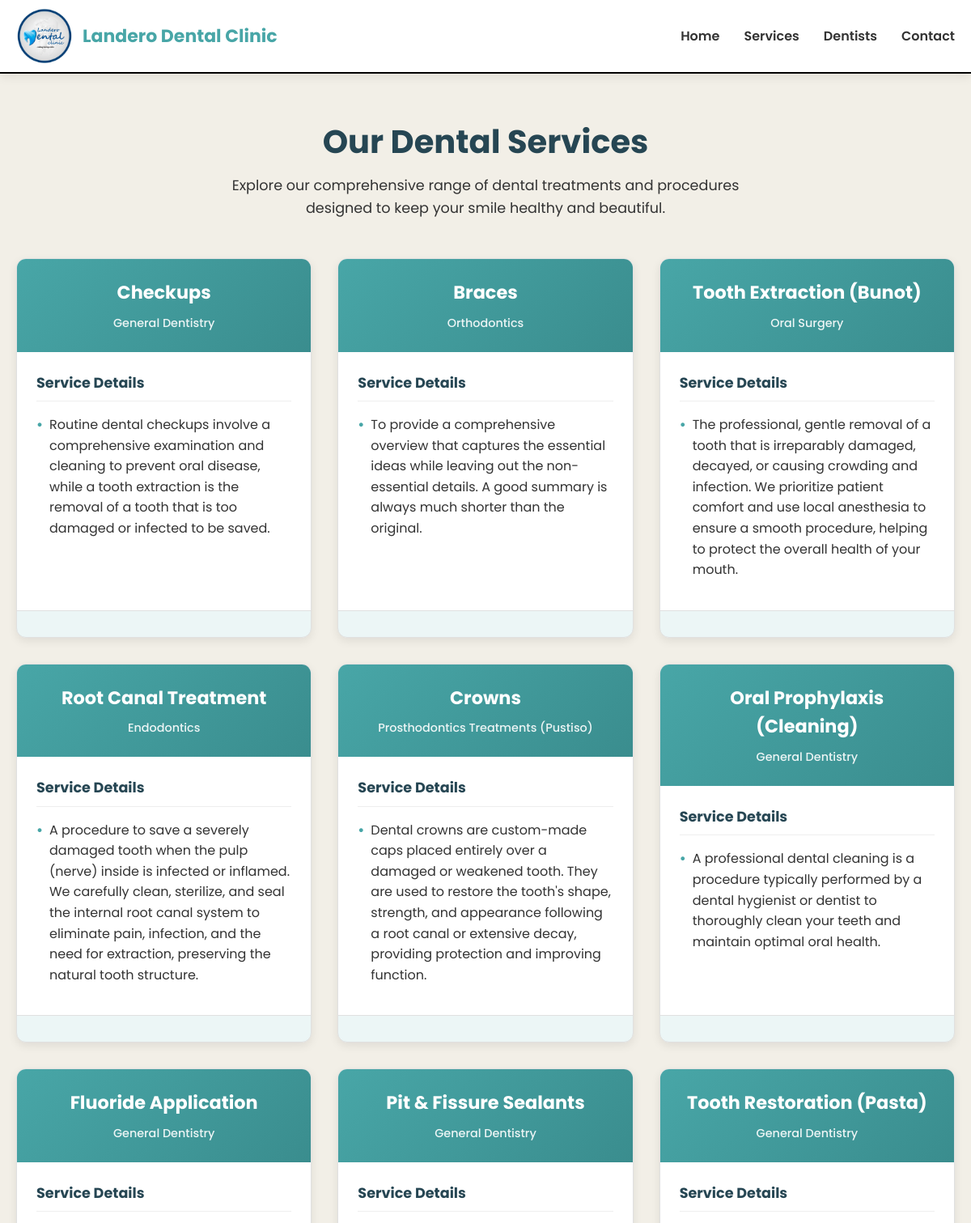
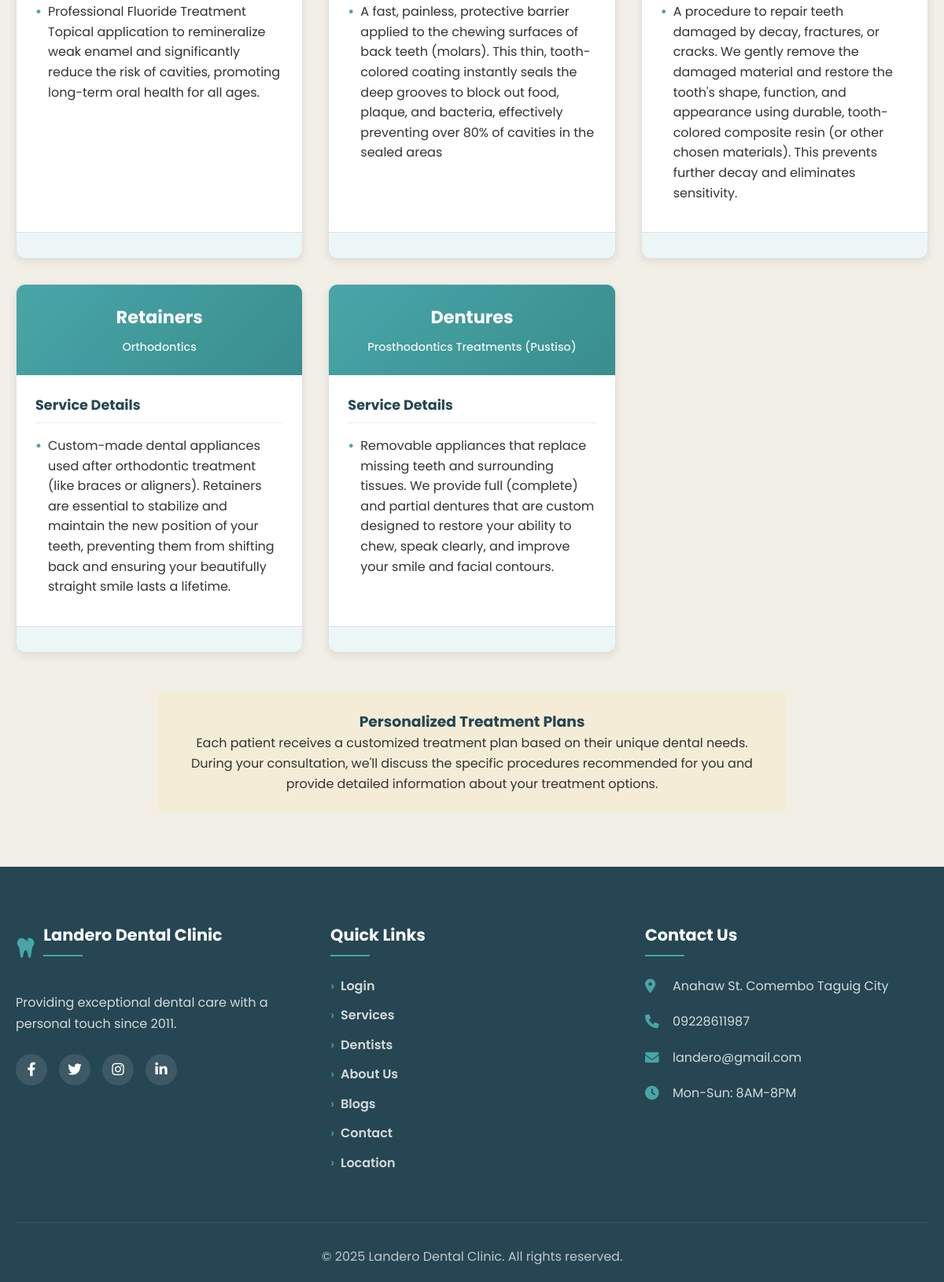
The page /view_services.php on the database its author committed (2 pictures, top to bottom).
### tables this page shows
CREATE TABLE `services` (
  `service_id` varchar(10) NOT NULL,
  `service_category` varchar(50) NOT NULL,
  `sub_service` varchar(50) NOT NULL,
  `description` text NOT NULL,
  `price` decimal(10,2) NOT NULL,
  `created_at` timestamp NOT NULL DEFAULT current_timestamp()
);

### view_services.php (the view, shortened to what this page needs)
<?php
include_once('./login/config.php');
include_once('header.php');
$sql = "SELECT service_id, service_category, sub_service, description FROM services";
$result = mysqli_query($con, $sql);
?>
<!DOCTYPE html>
<html lang="en">
<head>
    <link rel="stylesheet" href="https://cdnjs.cloudflare.com/ajax/libs/font-awesome/6.0.0/css/all.min.css">
</head>
<body>
    <div class="container">
        <div class="page-header">
            <h1>Our Dental Services</h1>
            <p>Explore our comprehensive range of dental treatments and procedures designed to keep your smile healthy and beautiful.</p>
        </div>
        <div class="services-grid">
            <?php
            if (mysqli_num_rows($result) > 0) {
                while ($row = mysqli_fetch_assoc($result)) {
                    echo '<div class="service-card">';
                    echo '<div class="service-header">';
                    echo '<h3>' . htmlspecialchars($row["sub_service"]) . '</h3>';
                    echo '<div class="service-category">' . htmlspecialchars($row["service_category"]) . '</div>';
                    echo '</div>';
                    echo '<div class="service-description">';
                    echo '<div class="description-title">Service Details</div>';
                    echo '<div class="description-content">';
                    $description = trim($row["description"]);
                    if (strpos($description, "\n") !== false || strpos($description, "•") !== false) {
                        $lines = preg_split('/\n|\•/', $description);
                        foreach ($lines as $line) {
                            $line = trim($line);
                            if (!empty($line)) {
                                echo '<div class="description-item">' . htmlspecialchars($line) . '</div>';
                            }
                        }
                    } else {
                        echo '<div class="description-item">' . htmlspecialchars($description) . '</div>';
                    }
                    echo '</div>';
                    echo '</div>';
                    echo '<div class="service-footer">';
                    echo '</div>';
                    echo '</div>';
                }
            } else {
                echo '<p style="text-align: center; grid-column: 1 / -1; padding: 2rem;">No services available at the moment.</p>';
            }
            ?>
        </div>
        <div class="note">
            <h3>Personalized Treatment Plans</h3>
            <p>Each patient receives a customized treatment plan based on their unique dental needs. During your consultation, we'll discuss the specific procedures recommended for you and provide detailed information about your treatment options.</p>
        </div>
    </div>
<?php include_once('footer.php');?>
</body>
</html>

### header.php (shortened to what this page needs)
<!DOCTYPE html>
<html lang="en">
<head>
    <link rel="stylesheet" href="https://cdnjs.cloudflare.com/ajax/libs/font-awesome/6.0.0/css/all.min.css">
</head>
<body>
    <header>
        <div class="nav-container">
            <nav class="navbar">
                <a href="#" class="logo">
                    <img src="../landerologo.png" alt="Landero Dental Clinic Logo">
                    <span>Landero Dental Clinic</span>
                </a>
                <ul class="nav-links">
                    <li><a href="../index.php">Home</a></li>
                    <li><a href="../index.php#services">Services</a></li>
                    <li><a href="../index.php#dentists">Dentists</a></li>
                    <li><a href="../index.php#contact">Contact</a></li>
                </ul>
            </nav>
        </div>
    </header>
</body>
</html>

### footer.php (shortened to what this page needs)
<!DOCTYPE html>
<html lang="en">
<head>
    <link rel="stylesheet" href="https://cdnjs.cloudflare.com/ajax/libs/font-awesome/6.0.0/css/all.min.css">
</head>
<body>
    <footer>
        <div class="footer-container">
            <div class="footer-grid">
                <div class="footer-col">
                    <div class="footer-logo">
                        <i class="fas fa-tooth"></i>
                        <h3>Landero Dental Clinic</h3>
                    </div>
                    <p>Providing exceptional dental care with a personal touch since 2011.</p>
                    <div class="social-links">
                        <a href="#"><i class="fab fa-facebook-f"></i></a>
                        <a href="#"><i class="fab fa-twitter"></i></a>
                        <a href="#"><i class="fab fa-instagram"></i></a>
                        <a href="#"><i class="fab fa-linkedin-in"></i></a>
                    </div>
                </div>
                <div class="footer-col">
                    <h3>Quick Links</h3>
                    <ul class="footer-links">
                        <li><a href="login/login.php">Login</a></li>
                        <li><a href="../index.php#services">Services</a></li>
                        <li><a href="../index.php#dentists">Dentists</a></li>
                        <li><a href="../about.php">About Us</a></li>
                        <li><a href="../blogs.php">Blogs</a></li>
                        <li><a href="../index.php#contact">Contact</a></li>
                        <li><a href="../location.php">Location</a></li>
                    </ul>
                </div>
                <div class="footer-col">
                    <h3>Contact Us</h3>
                    <ul class="contact-info">
                        <li>
                            <i class="fas fa-map-marker-alt"></i>
                            <span>Anahaw St. Comembo Taguig City</span>
                        </li>
                        <li>
                            <i class="fas fa-phone"></i>
                            <span>09228611987</span>
                        </li>
                        <li>
                            <i class="fas fa-envelope"></i>
                            <span>landero@gmail.com</span>
                        </li>
                        <li>
                            <i class="fas fa-clock"></i>
                            <span>Mon-Sun: 8AM-8PM</span>
                        </li>
                    </ul>
                </div>
            </div>
            <div class="footer-bottom">
                <p>&copy; 2025 Landero Dental Clinic. All rights reserved.</p>
            </div>
        </div>
    </footer>
</body>
</html>

### header.php (style rules this page uses)
:root { --primary-color: #48A6A7; --primary-dark: #3a8586; --secondary-color: #264653; --accent-color: #e9c46a; --light-color: #F2EFE7; --dark-color: #343a40; --text-color: #333; --text-light: #777; --white: #fff; --shadow: 0 4px 12px rgba(0, 0, 0, 0.08); --shadow-lg: 0 10px 30px rgba(0, 0, 0, 0.1); --transition: all 0.3s ease; --border-radius: 8px; }
* { margin: 0; padding: 0; box-sizing: border-box; }
body { font-family: "Poppins", sans-serif; line-height: 1.6; color: var(--text-color); background-color: var(--light-color); }
a { text-decoration: none; color: inherit; font-weight: 600; transition: var(--transition); }
img { max-width: 100%; height: auto; }
.nav-container { width: 100%; max-width: 1200px; margin: 0 auto; padding: 0 20px; }
header { background-color: var(--white); box-shadow: var(--shadow); position: sticky; top: 0; z-index: 1000; border-bottom: 2px solid black; }
.navbar { display: flex; justify-content: space-between; align-items: center; padding: 10px 0; }
.navbar .logo { display: flex; align-items: center; gap: 12px; }
.navbar .logo span { font-size: 22px; font-weight: 700; color: var(--primary-color); }
.logo img { width: 70px; height: auto; transition: var(--transition); }
.nav-links { display: flex; list-style: none; gap: 30px; align-items: center; }
.nav-links li a { font-weight: 600; font-size: 16px; position: relative; padding: 8px 0; }
.nav-links li a:after { content: ''; position: absolute; width: 0; height: 2px; bottom: 0; left: 0; background-color: var(--primary-color); transition: var(--transition); }

### view_services.php (style rules this page uses)
:root { --primary-color: #48A6A7; --secondary-color: #264653; --accent-color:rgb(255, 226, 151); --light-color: #F2EFE7; --dark-color: #343a40; --text-color: #333; --white: #fff; --shadow: 0 4px 8px rgba(0, 0, 0, 0.1); --transition: all 0.3s ease; }
body { font-family: 'Metropolis'; background-color: var(--light-color); margin: 0; padding: 0; }
.container { width: 100%; max-width: 1200px; margin: 0 auto; padding: 20px; }
.page-header { text-align: center; margin: 2rem 0 3rem; }
.page-header h1 { color: var(--secondary-color); font-size: 2.5rem; margin-bottom: 0.5rem; }
.page-header p { color: var(--text-color); font-size: 1.1rem; max-width: 700px; margin: 0 auto; line-height: 1.6; }
.services-grid { display: grid; grid-template-columns: repeat(auto-fill, minmax(320px, 1fr)); gap: 2rem; margin-bottom: 3rem; }
.service-card { background: var(--white); border-radius: 12px; box-shadow: var(--shadow); overflow: hidden; transition: var(--transition); border: 1px solid #e0e0e0; display: flex; flex-direction: column; height: 100%; }
.service-header { background: linear-gradient(135deg, var(--primary-color), #3a8d8e); color: white; padding: 1.5rem; text-align: center; }
.service-header h3 { margin: 0; font-size: 1.4rem; }
.service-category { font-size: 0.9rem; opacity: 0.9; margin-top: 0.5rem; font-weight: 500; }
.service-description { padding: 1.5rem; flex-grow: 1; display: flex; flex-direction: column; }
.description-title { font-weight: bold; color: var(--secondary-color); margin-bottom: 1rem; font-size: 1.1rem; border-bottom: 1px solid #eee; padding-bottom: 0.5rem; }
.description-content { color: var(--text-color); line-height: 1.6; flex-grow: 1; }
.description-item { margin-bottom: 0.8rem; padding-left: 1rem; position: relative; }
.description-item:before { content: "•"; color: var(--primary-color); position: absolute; left: 0; font-weight: bold; }
.service-footer { padding: 1rem 1.5rem; background-color: rgba(72, 166, 167, 0.1); text-align: center; border-top: 1px solid #e0e0e0; }
.note { text-align: center; margin: 3rem auto; padding: 1.5rem; max-width: 800px; color: var(--text-color); border-top: 1px solid #eee; border-bottom: 1px solid #eee; background-color: rgba(255, 226, 151, 0.2); border-radius: 8px; }
.note h3 { color: var(--secondary-color); margin-top: 0; }
@media (min-width: 1200px) { .services-grid { grid-template-columns: repeat(3, 1fr); } }

### rows shown on the page
services: sub_service "Checkups", service_category "General Dentistry", description "Routine dental checkups involve a comprehensive examination and cleaning to prevent oral disease, while a tooth extraction is the removal of a tooth that is too damaged or infected to be saved."
services: sub_service "Braces", service_category "Orthodontics", description "To provide a comprehensive overview that captures the essential ideas while leaving out the non-essential details. A good summary is always much shorter than the original."
services: sub_service "Tooth Extraction (Bunot)", service_category "Oral Surgery", description "The professional, gentle removal of a tooth that is irreparably damaged, decayed, or causing crowding and infection. We prioritize patient comfort and use local anesthesia to ensure a smooth procedure, helping to protect the overall health of your mouth."
services: sub_service "Root Canal Treatment", service_category "Endodontics", description "A procedure to save a severely damaged tooth when the pulp (nerve) inside is infected or inflamed. We carefully clean, sterilize, and seal the internal root canal system to eliminate pain, infection, and the need for extraction, preserving the natural tooth structure."
services: sub_service "Crowns", service_category "Prosthodontics Treatments (Pustiso)", description "Dental crowns are custom-made caps placed entirely over a damaged or weakened tooth. They are used to restore the tooth's shape, strength, and appearance following a root canal or extensive decay, providing protection and improving function."
services: sub_service "Oral Prophylaxis (Cleaning)", service_category "General Dentistry", description "A professional dental cleaning is a procedure typically performed by a dental hygienist or dentist to thoroughly clean your teeth and maintain optimal oral health."
services: sub_service "Fluoride Application", service_category "General Dentistry", description "Professional Fluoride Treatment Topical application to remineralize weak enamel and significantly reduce the risk of cavities, promoting long-term oral health for all ages."
services: sub_service "Pit & Fissure Sealants", service_category "General Dentistry", description "A fast, painless, protective barrier applied to the chewing surfaces of back teeth (molars). This thin, tooth-colored coating instantly seals the deep grooves to block out food, plaque, and bacteria, effectively preventing over 80% of cavities in the sealed areas"
services: sub_service "Tooth Restoration (Pasta)", service_category "General Dentistry", description "A procedure to repair teeth damaged by decay, fractures, or cracks. We gently remove the damaged material and restore the tooth's shape, function, and appearance using durable, tooth-colored composite resin (or other chosen materials). This prevents further decay and eliminates sensitivity."
services: sub_service "Retainers", service_category "Orthodontics", description "Custom-made dental appliances used after orthodontic treatment (like braces or aligners). Retainers are essential to stabilize and maintain the new position of your teeth, preventing them from shifting back and ensuring your beautifully straight smile lasts a lifetime."
services: sub_service "Dentures", service_category "Prosthodontics Treatments (Pustiso)", description "Removable appliances that replace missing teeth and surrounding tissues. We provide full (complete) and partial dentures that are custom designed to restore your ability to chew, speak clearly, and improve your smile and facial contours."
